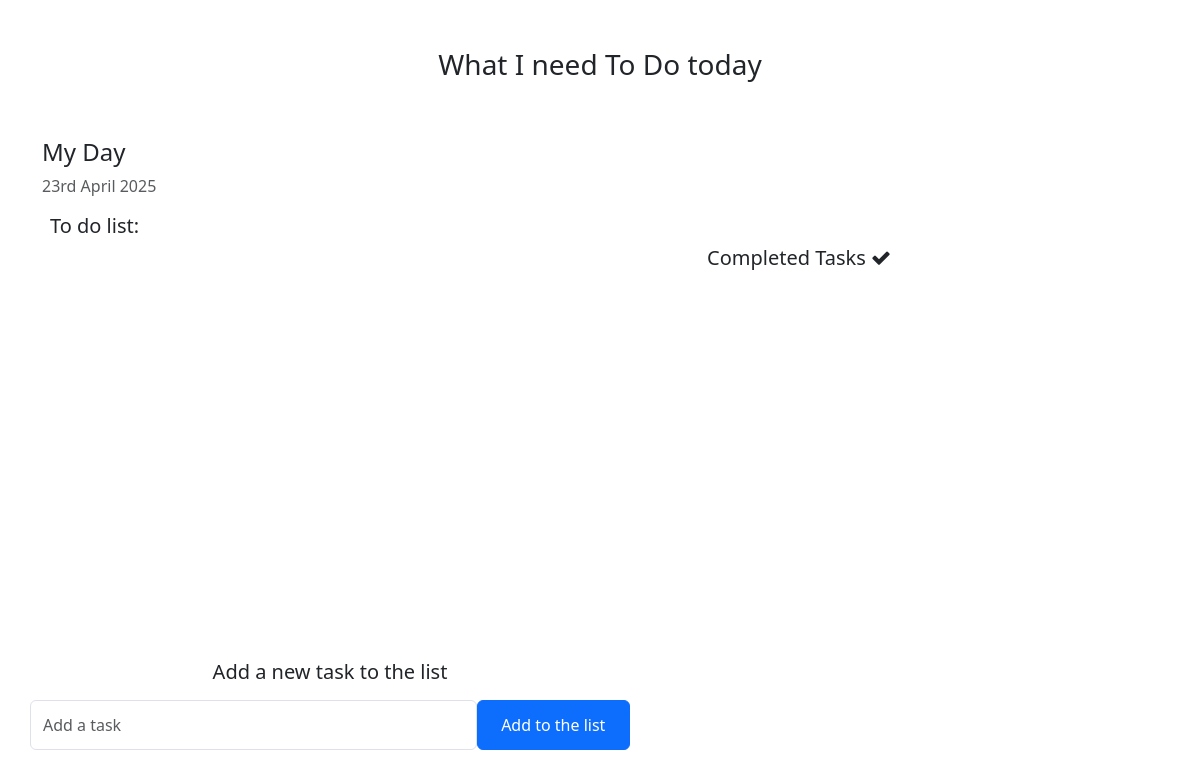
The app's page /, older data.
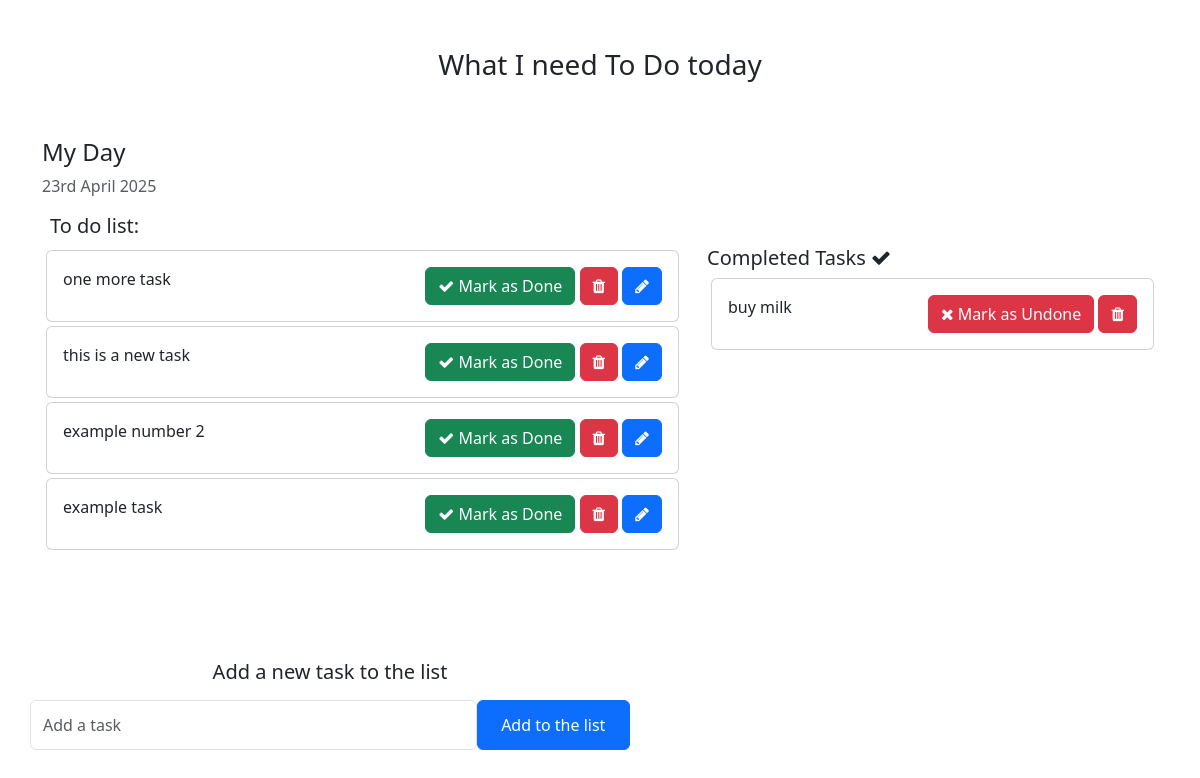
The same page, newer data.
### todo/models.py (models this page shows, shortened)
class Task(models.Model):
    task = models.CharField(max_length=250)
    is_completed = models.BooleanField(default=False)
    created_at = models.DateTimeField(auto_now_add=True)
    updated_at = models.DateTimeField(auto_now=True)

### todo_main/views.py (the view)
# urls.py: 2. Add a URL to urlpatterns:  path('', views.home, name='home')
def home(request):
    tasks = Task.objects.filter(is_completed=False).order_by('-updated_at')
    completed_tasks = Task.objects.filter(is_completed=True)
    context = {
        'tasks': tasks,
        'completed_tasks': completed_tasks,
    }
    return render(request, "home.html", context)

### templates/home.html (shortened to what this page needs)
<!DOCTYPE html>
<html lang="en">
<head>
    <link href="https://cdn.jsdelivr.net/npm/bootstrap@5.3.0-alpha1/dist/css/bootstrap.min.css" rel="stylesheet">
    <link rel="stylesheet" href="https://cdnjs.cloudflare.com/ajax/libs/font-awesome/4.7.0/css/font-awesome.min.css">
</head>
<body>
    <div class="container">
        <h3 class="pt-5 pb-5 text-center">What I need To Do today</h3>
        <div class="row">
            <h4>My Day</h4>
            <p class="text-muted">{% now "jS F Y" %}</p>
            <h5 class="mx-2">To do list:</h5>
            <div class="col-md-7 col-lg-7" style="height: 450px; overflow: scroll;">
                 {% for task in tasks %}
                <div class="card m-1">
                    <div class="card-body">
                        {{ task.task }}
                        <span style="position: relative; float: right;">
                            <a href ="{% url 'mark_as_done' task.pk %}" class="btn btn-success"><i class="fa fa-check"></i> Mark as Done</a>
                            <a href ="{% url 'delete_task' task.pk %}" class="btn btn-danger"><i class="fa fa-trash"></i></a>
                            <a href="{% url 'edit_task' task.pk %}" class="btn btn-primary"><i class="fa fa-pencil"></i></a>
                        </span>
                    </div>
                </div>
                {% endfor %}
            </div>
            <div class="col-md-5 col-lg-5">
                <h5>Completed Tasks <i class="fa fa-check"></i></h5>
                 {% for task in completed_tasks %}
                <div class="card m-1">
                    <div class="card-body">
                        {{ task.task }}
                        <span style="position: relative; float: right;">
                            <a href ="{% url 'mark_as_undone' task.pk %}" class="btn btn-danger"><i class="fa fa-times"></i> Mark as Undone</a>
                            <a href ="{% url 'delete_task' task.pk %}" class="btn btn-danger"><i class="fa fa-trash"></i></a>
                        </span>
                    </div>
                </div>
                {% endfor %}
            </div>
        </div>
        <div class="row text-center">
            <div class="col-md-6 col-lg-6 p-0" style="position: absolute; bottom: 50px;">
                 <h5 class="pb-2">Add a new task to the list</h5>
                <form action="{% url 'addTask' %}" method="POST">
                    <div class="form-group">
                        <span style="display: flex;">
                            <input type="text" name="task" class="form-control" style="height: 50px;" placeholder="Add a task">
                            <button type="submit" class="btn btn-primary" style="width: 200px; height: 50px;">Add to the list</button>
                        </span>
                    </div>
                </form>
            </div>
        </div>
    </div>
</body>
</html>

### templates/home.html (style rules this page uses)
.form-control { padding: 1.375rem .75rem !important; }

Row changes from the older to the newer data that the page shows:
added Task: task "one more task", shown under "To do list:"
added Task: task "this is a new task", shown under "To do list:"
added Task: task "example number 2", shown under "To do list:"
added Task: task "example task", shown under "To do list:"
added Task: task "buy milk", shown under "Completed Tasks"
